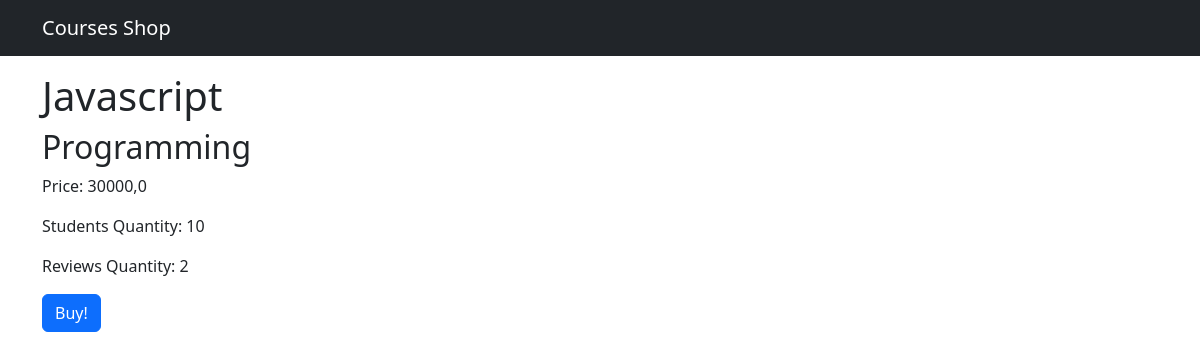
/shop/1, run on the app's committed database.
### shop/models.py (models this page shows, shortened)
class Course(models.Model):
    title = models.CharField(max_length=255)
    price = models.FloatField()
    students_qty = models.IntegerField()
    reviews_qty = models.IntegerField()
    category = models.ForeignKey(Category, on_delete=models.CASCADE)
    created_at = models.DateTimeField(auto_now_add=True)

class Category(models.Model):
    title = models.CharField(max_length=255)
    created_at = models.DateTimeField(auto_now_add=True)
    def __str__(self):
        return self.title

### shop/views.py (the view)
# urls.py: path('<int:course_id>', views.single_course, name='single_course'),
def single_course(request, course_id):
    course = get_object_or_404(Course, pk=course_id)
    return render(request, '../templates/shop/single_course.html', {"course": course})

### templates/shop/single_course.html (shortened to what this page needs)
{% extends 'base.html' %}
{% block content %}
    <h1 class="mt-3">{{ course.title }}</h1>
    <h2>{{ course.category }}</h2>
    <p>Price: {{ course.price }}</p>
    <p>Students Quantity: {{ course.students_qty }}</p>
    <p>Reviews Quantity: {{ course.reviews_qty }}</p>
    <button class="btn btn-primary">Buy!</button>
{% endblock %}

### data on the page
Course: title "Javascript", category "Programming", price "30000,0", students_qty "10", reviews_qty "2"
